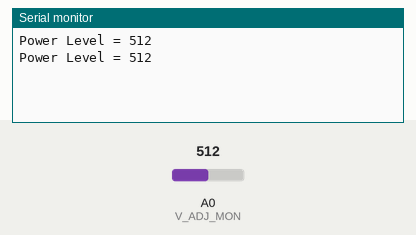
Bench run of a sketch on a simulated Arduino Uno, built with avr-gcc and run on an emulated ATmega328P. Shown: the last lines printed to the serial monitor. The inputs (shaded band) are chosen by the test bench; at power-on: A0 (V_ADJ_MON) = 512.

Above: at 1.3 s.
1.4 s: A0 (V_ADJ_MON) set to 716
At 1.9 s:
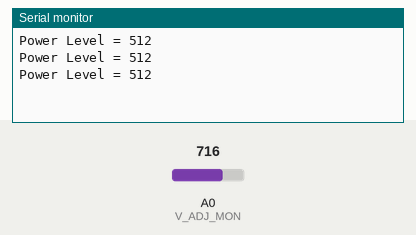
2.9 s: A0 (V_ADJ_MON) set to 900
At 3.4 s:
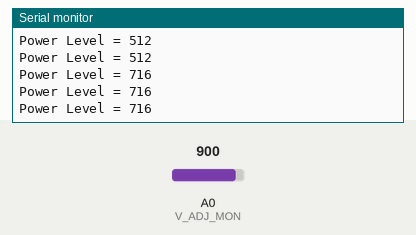
Timing chart, 0 to 5.9 s (numbered marks = the images above; inputs shaded):
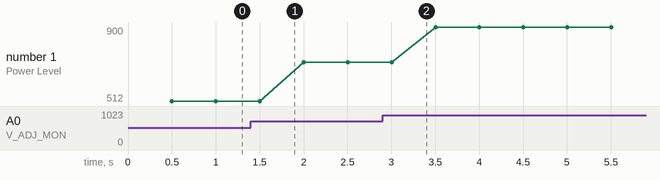

The sketch:

Power_Measure_Test.ino
```cpp
/*

  MCP4801 Initial Testing

*/


// inslude the SPI library:
#include <SPI.h>


// set pin 10 as the slave select for the digital pot:
const int V_ADJ_MON = 0;

void setup() {
  // set the slaveSelectPin as an output:
  // initialize SPI:
  Serial.begin(9600);

  //change clock speed

}

void loop() {

  int power = 0;
  power = analogRead(V_ADJ_MON);
  delay(500);
  Serial.print("Power Level = ");
  Serial.println(power);
  Serial.println("");

  // wait a second at the top:

  // change the resistance on this channel from max to min:

}
```

Measured:
- plotted number 1: 512 → 716 after the input at 1.4 s, 716 → 900 after the input at 2.9 s
